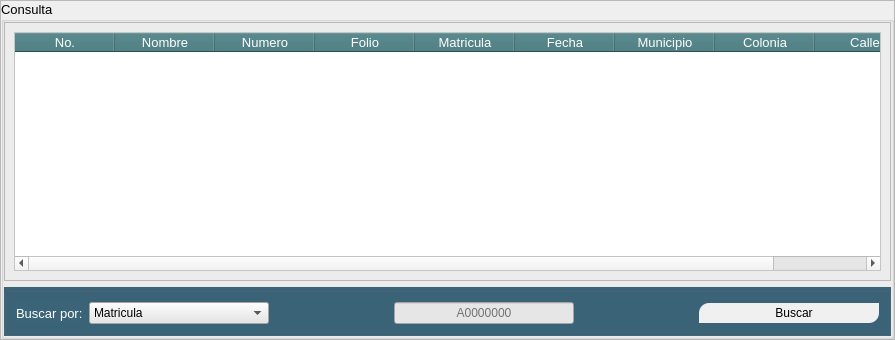
               <widget class="QFrame" name="frame_10">
                <property name="frameShape">
                 <enum>QFrame::StyledPanel</enum>
                </property>
                <property name="frameShadow">
                 <enum>QFrame::Raised</enum>
                </property>
                <layout class="QGridLayout" name="gridLayout_4">
                 <property name="leftMargin">
                  <number>0</number>
                 </property>
                 <property name="topMargin">
                  <number>0</number>
                 </property>
                 <property name="rightMargin">
                  <number>0</number>
                 </property>
                 <property name="bottomMargin">
                  <number>0</number>
                 </property>
                 <property name="spacing">
                  <number>0</number>
                 </property>
                 <item row="0" column="0">
                  <widget class="QGroupBox" name="groupBox_9">
                   <property name="font">
                    <font>
                     <pointsize>10</pointsize>
                    </font>
                   </property>
                   <property name="title">
                    <string>Consulta</string>
                   </property>
                   <layout class="QVBoxLayout" name="verticalLayout_7">
                    <property name="spacing">
                     <number>6</number>
                    </property>
                    <property name="leftMargin">
                     <number>0</number>
                    </property>
                    <property name="topMargin">
                     <number>0</number>
                    </property>
                    <property name="rightMargin">
                     <number>0</number>
                    </property>
                    <property name="bottomMargin">
                     <number>0</number>
                    </property>
                    <item>
                     <widget class="QFrame" name="frame_11">
                      <property name="frameShape">
                       <enum>QFrame::StyledPanel</enum>
                      </property>
                      <property name="frameShadow">
                       <enum>QFrame::Raised</enum>
                      </property>
                      <layout class="QGridLayout" name="gridLayout_5">
                       <property name="leftMargin">
                        <number>9</number>
                       </property>
                       <property name="topMargin">
                        <number>9</number>
                       </property>
                       <property name="rightMargin">
                        <number>9</number>
                       </property>
                       <property name="bottomMargin">
                        <number>9</number>
                       </property>
                       <property name="spacing">
                        <number>6</number>
                       </property>
                       <item row="0" column="0">
                        <widget class="QTableWidget" name="tabla_conductores">
                         <property name="minimumSize">
                          <size>
                           <width>0</width>
                           <height>239</height>
                          </size>
                         </property>
                         <property name="styleSheet">
                          <string notr="true">QTableWidget{
	background-color: rgb(255, 255, 255);
	color: rgb(0, 0, 0);
}
QHeaderView::section{
	background-color: rgb(60, 115, 120);
	color: rgb(255, 255, 255);
	font-size:10pt;
}</string>
                         </property>
                         <column>
                          <property name="text">
                           <string>No.</string>
                          </property>
                         </column>
                         <column>
                          <property name="text">
                           <string>Nombre</string>
                          </property>
                         </column>
                         <column>
                          <property name="text">
                           <string>Numero</string>
                          </property>
                         </column>
                         <column>
                          <property name="text">
                           <string>Folio</string>
                          </property>
                         </column>
                         <column>
                          <property name="text">
                           <string>Matricula</string>
                          </property>
                         </column>
                         <column>
                          <property name="text">
                           <string>Fecha</string>
                          </property>
                         </column>
                         <column>
                          <property name="text">
                           <string>Municipio</string>
                          </property>
                         </column>
                         <column>
                          <property name="text">
                           <string>Colonia</string>
                          </property>
                         </column>
                         <column>
                          <property name="text">
                           <string>Calle</string>
                          </property>
                         </column>
                        </widget>
                       </item>
                      </layout>
                     </widget>
                    </item>
                    <item>
                     <widget class="QGroupBox" name="groupBox_10">
                      <property name="minimumSize">
                       <size>
                        <width>0</width>
                        <height>40</height>
                       </size>
                      </property>
                      <property name="styleSheet">
                       <string notr="true">background-color: rgb(60, 100, 120);</string>
                      </property>
                      <property name="title">
                       <string/>
                      </property>
                      <layout class="QHBoxLayout" name="horizontalLayout_10">
                       <item>
                        <widget class="QLabel" name="label_37">
                         <property name="font">
                          <font>
                           <pointsize>10</pointsize>
                          </font>
                         </property>
                         <property name="styleSheet">
                          <string notr="true">color: rgb(255, 255, 255);</string>
                         </property>
                         <property name="text">
                          <string>Buscar por:</string>
                         </property>
                        </widget>
                       </item>
                       <item>
                        <widget class="QComboBox" name="cbx_buscar_conductor">
                         <property name="minimumSize">
                          <size>
                           <width>180</width>
                           <height>0</height>
                          </size>
                         </property>
                         <property name="styleSheet">
                          <string notr="true">background-color: rgb(230, 230, 230);</string>
                         </property>
                         <item>
                          <property name="text">
                           <string>Matricula</string>
                          </property>
                         </item>
                         <item>
                          <property name="text">
                           <string>No.</string>
                          </property>
                         </item>
                         <item>
                          <property name="text">
                           <string>Nombre</string>
                          </property>
                         </item>
                         <item>
                          <property name="text">
                           <string>Fecha</string>
                          </property>
                         </item>
                         <item>
                          <property name="text">
                           <string>Municipio</string>
                          </property>
                         </item>
                         <item>
                          <property name="text">
                           <string>Colonia</string>
                          </property>
                         </item>
                        </widget>
                       </item>
                       <item>
                        <spacer name="horizontalSpacer_12">
                         <property name="orientation">
                          <enum>Qt::Horizontal</enum>
                         </property>
                         <property name="sizeHint" stdset="0">
                          <size>
                           <width>119</width>
                           <height>18</height>
                          </size>
                         </property>
                        </spacer>
                       </item>
                       <item>
                        <widget class="QLineEdit" name="ledt_buscar_conductor">
                         <property name="minimumSize">
                          <size>
                           <width>180</width>
                           <height>0</height>
                          </size>
                         </property>
                         <property name="styleSheet">
                          <string notr="true">background-color: rgb(230, 230, 230);</string>
                         </property>
                         <property name="alignment">
                          <set>Qt::AlignCenter</set>
                         </property>
                         <property name="placeholderText">
                          <string>A0000000</string>
                         </property>
                        </widget>
                       </item>
                       <item>
                        <spacer name="horizontalSpacer_13">
                         <property name="orientation">
                          <enum>Qt::Horizontal</enum>
                         </property>
                         <property name="sizeHint" stdset="0">
                          <size>
                           <width>119</width>
                           <height>18</height>
                          </size>
                         </property>
                        </spacer>
                       </item>
                       <item>
                        <widget class="QPushButton" name="btn_buscar_conductor">
                         <property name="minimumSize">
                          <size>
                           <width>180</width>
                           <height>20</height>
                          </size>
                         </property>
                         <property name="layoutDirection">
                          <enum>Qt::LeftToRight</enum>
                         </property>
                         <property name="styleSheet">
                          <string notr="true">QPushButton{
	border-top-left-radius:10px;
	border-bottom-right-radius:10px;
	
	background-color: rgb(240, 240, 240);
}
QPushButton:hover{
	background-color: rgb(205, 205, 205);
}
</string>
                         </property>
                         <property name="text">
                          <string>   Buscar</string>
                         </property>
                         <property name="icon">
                          <iconset>
                           <normaloff>images/751381.png</normaloff>images/751381.png</iconset>
                         </property>
                        </widget>
                       </item>
                      </layout>
                     </widget>
                    </item>
                   </layout>
                  </widget>
                 </item>
                </layout>
               </widget>
